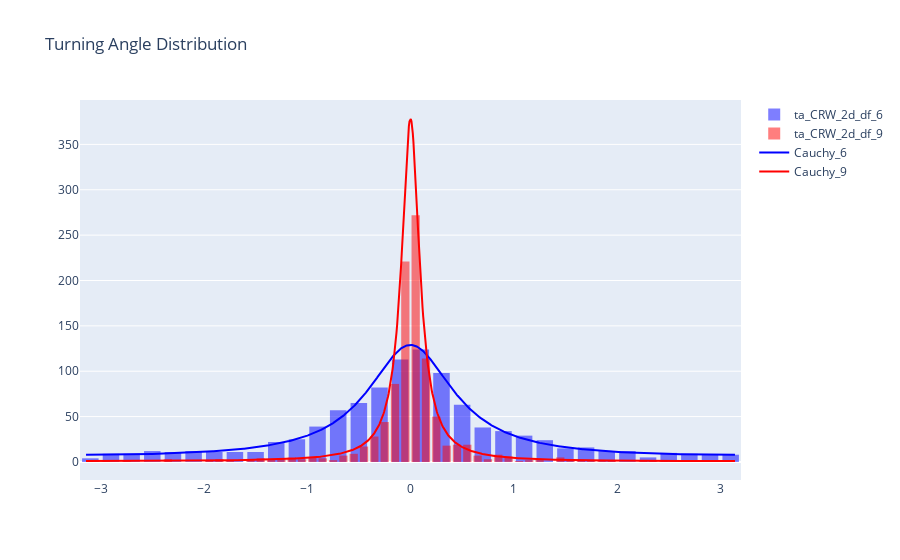

The notebook cell saved with this chart:
### Code cell
# Check documentation
# https://plotly.com/python/histograms/

# PLot histogram
fig_met_df_3 = go.Figure()

# Histogram turning angle CRW_2d_df_6
## start - Add your code here
fig_met_df_3.add_trace(go.Histogram(
    x=ta_CRW_2d_df_6['angle'],
    marker=dict(
        color='blue'
    ),
    opacity=0.5,
    name='ta_CRW_2d_df_6')
    )
## end - Add your code here


# Histogram turning angle CRW_2d_df_9
## start - Add your code here
fig_met_df_3.add_trace(go.Histogram(
    x=ta_CRW_2d_df_9['angle'],
    marker=dict(
        color='red'
    ),
    opacity=0.5,
    name='ta_CRW_2d_df_9')
)
## end - Add your code here

# Add origin distributions
## start - Add your code here
def wrapped_cauchy_pdf(theta, rho):
    numerator = (1 - rho**2)
    denominator = (2 * np.pi * (1 + rho**2 - 2 * rho * np.cos(theta)))
    return numerator / denominator

theta_range = np.linspace(-np.pi, np.pi, len(ta_CRW_2d_df_6['angle']))
pdf_6 = wrapped_cauchy_pdf(theta_range, 0.6)
pdf_9 = wrapped_cauchy_pdf(theta_range, 0.9)

count_6, bins_6 = np.histogram(ta_CRW_2d_df_6['angle'], bins=30, density=False)
count_9, bins_9 = np.histogram(ta_CRW_2d_df_9['angle'], bins=30, density=False)

pdf_6_scaled = pdf_6 * (max(count_6) / max(pdf_6))
pdf_9_scaled = pdf_9 * (max(count_9) / max(pdf_9))

fig_met_df_3.add_trace(go.Scatter(x=theta_range, y=pdf_6_scaled, mode='lines', name='Cauchy_6', marker_color='blue'))
fig_met_df_3.add_trace(go.Scatter(x=theta_range, y=pdf_9_scaled, mode='lines', name='Cauchy_9', marker_color='red'))
fig_met_df_3.update_layout(title='Turning Angle Distribution',
                  bargap=0.2, barmode='overlay')
## end - Add your code here
fig_met_df_3.show()

### Figure 1 — Plotly figure (JSON) as saved in the notebook; plotly's stock layout.template omitted (floating-point values rounded to 4 significant figures; data arrays with more than 128 entries replaced by an {"elided": "..."} marker saying what was removed)
{"data": [{"marker": {"color": "blue"}, "name": "ta_CRW_2d_df_6", "opacity": 0.5, "type": "histogram", "x": {"elided": "998 float values"}}, {"marker": {"color": "red"}, "name": "ta_CRW_2d_df_9", "opacity": 0.5, "type": "histogram", "x": {"elided": "998 float values"}}, {"marker": {"color": "blue"}, "mode": "lines", "name": "Cauchy_6", "type": "scatter", "x": {"elided": "998 float values"}, "y": {"elided": "998 float values"}}, {"marker": {"color": "red"}, "mode": "lines", "name": "Cauchy_9", "type": "scatter", "x": {"elided": "998 float values"}, "y": {"elided": "998 float values"}}], "layout": {"bargap": 0.2, "barmode": "overlay", "title": {"text": "Turning Angle Distribution"}}}
